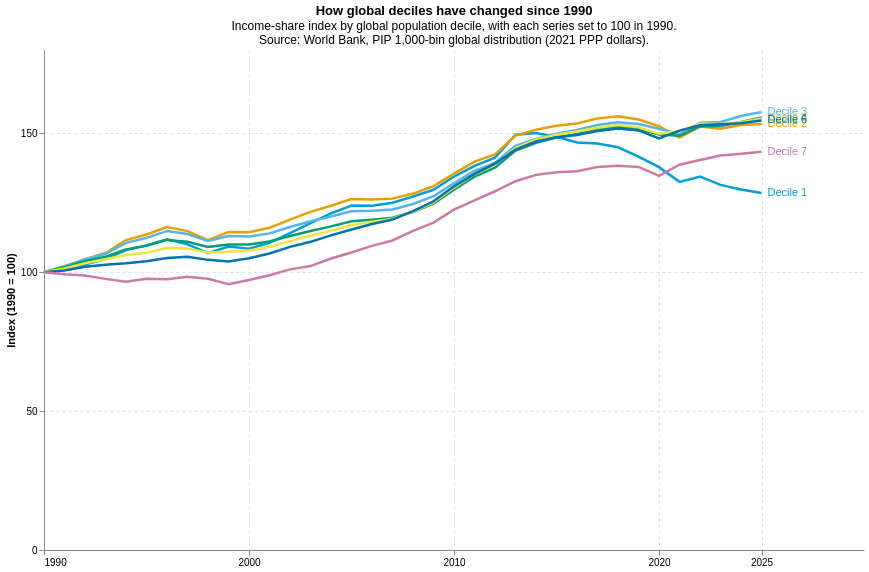

Write notebook code for a chart like this one.
### Markdown cell above
## Visualization 3. Relative changes in mean welfare

This visualization uses the same deciles calculated above and the mean welfare variable. Each series is indexed to 100 in 1990, so the chart shows how each decile's mean welfare changes compared with that year. It includes deciles 1 to 7 and labels each series at its endpoint.

### Code cell
plot_relative_df = deciles[deciles['decile'].le(7)].copy()
plot_relative_df['decile_label'] = 'Decile ' + plot_relative_df['decile'].astype(str)
relative_base = plot_relative_df[plot_relative_df['year'] == START_YEAR].set_index('decile')['share']
plot_relative_df['index_1990'] = 100 * plot_relative_df['share'] / plot_relative_df['decile'].map(relative_base)

relative_order = [f'Decile {i}' for i in range(1, 8)]
relative_colors = dict(zip(
    relative_order,
    ['#009FDA', '#E69F00', '#56B4E9', '#009E73', '#F0E442', '#0072B2', '#CC79A7'],
))

endpoint_labels = plot_relative_df[plot_relative_df['year'] == END_YEAR].copy()
adjusted_labels = alt.Chart(endpoint_labels).mark_text(align='left', dx=6, fontSize=11).encode(
    x=alt.X('year:Q'),
    y=alt.Y('index_1990:Q'),
    text=alt.Text('decile_label:N'),
    color=alt.Color(
        'decile_label:N',
        scale=alt.Scale(domain=relative_order, range=list(relative_colors.values())),
        legend=None,
    ),
)

relative_lines = alt.Chart(plot_relative_df).mark_line(strokeWidth=2.5).encode(
    x=alt.X(
        'year:Q',
        title=None,
        scale=alt.Scale(domain=[START_YEAR, 2030]),
        axis=alt.Axis(format='d', values=YEAR_TICKS),
    ),
    y=alt.Y(
        'index_1990:Q',
        title='Index (1990 = 100)',
        scale=alt.Scale(domain=[0, 170]),
        axis=alt.Axis(values=[0, 50, 100, 150]),
    ),
    color=alt.Color(
        'decile_label:N',
        title=None,
        scale=alt.Scale(domain=relative_order, range=list(relative_colors.values())),
        legend=None,
    ),
    tooltip=[
        alt.Tooltip('year:O', title='Year'),
        alt.Tooltip('decile_label:N', title='Group'),
        alt.Tooltip('index_1990:Q', title='Index', format='.1f'),
    ],
)

relative_chart = (
    (relative_lines + adjusted_labels)
    .properties(
        width=820,
        height=500,
        title=alt.TitleParams(
            'How global deciles have changed since 1990',
            subtitle=['Income-share index by global population decile, with each series set to 100 in 1990.', SOURCE],
        ),
    )
    .configure_view(stroke=None)
    .configure_axis(grid=True, gridColor='#d9e2ec', gridDash=[3, 3])
)

relative_chart.save(str(DRAFT_DIR / '03_relative_welfare_index.png'), scale_factor=2)
relative_chart

### Figure 1 — Vega-Lite specification as saved in the notebook (floating-point values rounded to 4 significant figures; data arrays with more than 128 entries replaced by an {"elided": "..."} marker saying what was removed)
{"config": {"view": {"continuousWidth": 300, "continuousHeight": 300, "stroke": null}, "axis": {"grid": true, "gridColor": "#d9e2ec", "gridDash": [3, 3]}}, "layer": [{"data": {"name": "data-0e10a973f84bc0c34333224a95a45bcd"}, "mark": {"type": "line", "strokeWidth": 2.5}, "encoding": {"color": {"field": "decile_label", "legend": null, "scale": {"domain": ["Decile 1", "Decile 2", "Decile 3", "Decile 4", "Decile 5", "Decile 6", "Decile 7"], "range": ["#009FDA", "#E69F00", "#56B4E9", "#009E73", "#F0E442", "#0072B2", "#CC79A7"]}, "title": null, "type": "nominal"}, "tooltip": [{"field": "year", "title": "Year", "type": "ordinal"}, {"field": "decile_label", "title": "Group", "type": "nominal"}, {"field": "index_1990", "format": ".1f", "title": "Index", "type": "quantitative"}], "x": {"axis": {"format": "d", "values": [1990, 2000, 2010, 2020, 2025]}, "field": "year", "scale": {"domain": [1990, 2030]}, "title": null, "type": "quantitative"}, "y": {"axis": {"values": [0, 50, 100, 150]}, "field": "index_1990", "scale": {"domain": [0, 170]}, "title": "Index (1990 = 100)", "type": "quantitative"}}}, {"data": {"name": "data-44cd66a8c389a064b705ee3705e5ffb3"}, "mark": {"type": "text", "align": "left", "dx": 6, "fontSize": 11}, "encoding": {"color": {"field": "decile_label", "legend": null, "scale": {"domain": ["Decile 1", "Decile 2", "Decile 3", "Decile 4", "Decile 5", "Decile 6", "Decile 7"], "range": ["#009FDA", "#E69F00", "#56B4E9", "#009E73", "#F0E442", "#0072B2", "#CC79A7"]}, "type": "nominal"}, "text": {"field": "decile_label", "type": "nominal"}, "x": {"field": "year", "type": "quantitative"}, "y": {"field": "index_1990", "type": "quantitative"}}}], "height": 500, "title": {"text": "How global deciles have changed since 1990", "subtitle": ["Income-share index by global population decile, with each series set to 100 in 1990.", "Source: World Bank, PIP 1,000-bin global distribution (2021 PPP dollars)."]}, "width": 820, "$schema": "https://vega.github.io/schema/vega-lite/v6.4.1.json", "datasets": {"data-0e10a973f84bc0c34333224a95a45bcd": {"elided": "252 records"}, "data-44cd66a8c389a064b705ee3705e5ffb3": [{"year": 2025, "decile": 1, "pop": 820900000.0, "pop_share": 9.998, "mean_welf": 1.958, "share": 0.8944, "decile_label": "Decile 1", "index_1990": 128.5}, {"year": 2025, "decile": 2, "pop": 820900000.0, "pop_share": 9.999, "mean_welf": 3.805, "share": 1.738, "decile_label": "Decile 2", "index_1990": 153.3}, {"year": 2025, "decile": 3, "pop": 821200000.0, "pop_share": 10.0, "mean_welf": 5.179, "share": 2.365, "decile_label": "Decile 3", "index_1990": 157.7}, {"year": 2025, "decile": 4, "pop": 821200000.0, "pop_share": 10.0, "mean_welf": 6.528, "share": 2.982, "decile_label": "Decile 4", "index_1990": 155.7}, {"year": 2025, "decile": 5, "pop": 820200000.0, "pop_share": 9.99, "mean_welf": 8.29, "share": 3.787, "decile_label": "Decile 5", "index_1990": 155.4}, {"year": 2025, "decile": 6, "pop": 820900000.0, "pop_share": 9.997, "mean_welf": 10.95, "share": 5.003, "decile_label": "Decile 6", "index_1990": 154.6}, {"year": 2025, "decile": 7, "pop": 822100000.0, "pop_share": 10.01, "mean_welf": 15.35, "share": 7.011, "decile_label": "Decile 7", "index_1990": 143.4}]}}
